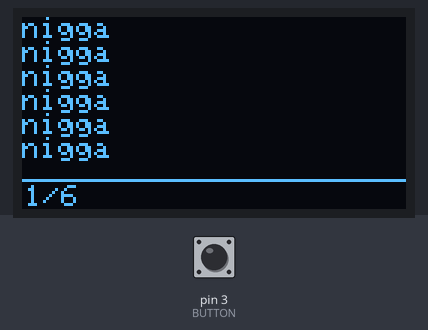
The sketch below on a simulated Arduino Uno, built with avr-gcc and run on an emulated ATmega328P. On the bench: 128×64 one-colour display. The test bench sets the inputs (shaded band); at power-on: pin 3 (BUTTON) HIGH.

Above: at 1.2 s.
1.3 s: pin 3 (BUTTON) pulled LOW for 0.15 s
At 2.1 s:
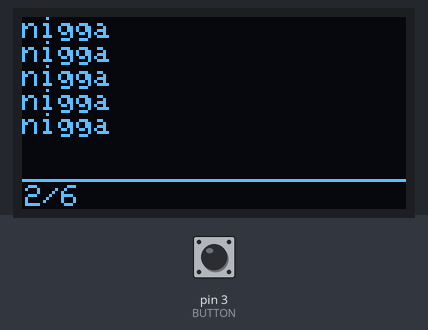
2.9 s: pin 3 (BUTTON) pulled LOW for 1 s
At 3.7 s:
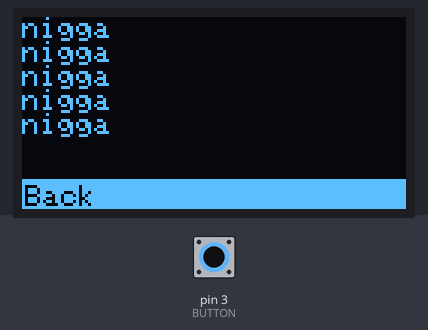
5.4 s: pin 3 (BUTTON) pulled LOW for 3.2 s
At 6.1 s:
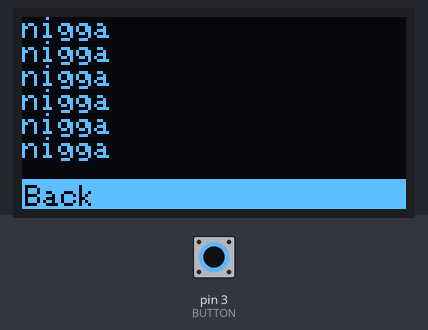
Timing chart, 0 to 8.4 s (numbered marks = the images above; inputs shaded):
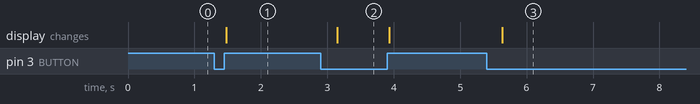

Measured:
- after the input at 1.3 s, the display: changes after 0.18 s (image 1)
- after the input at 2.9 s, the display: changes after 0.25 s (image 2)
- after the input at 5.4 s, the display: changes after 0.24 s (image 3)

The sketch:

loveletter.ino
```cpp
#include <Wire.h>
#include <Adafruit_SSD1306.h>

Adafruit_SSD1306 oled(128, 64, &Wire, -1);

const uint8_t BUTTON = 3;
bool BCURRENT = false;
bool BLAST = false;

const int lines = 6;
int index = 0;

const char message[lines][22] = {
	"nigga",
	"nigga",
	"nigga",
	"nigga",
	"nigga",
	"nigga"
};

void updateDisplay() {
	oled.clearDisplay();

	oled.setCursor(0, 0);
	int m = index+7 > lines ? lines : index+7;
	for (int i = index; i < m; i++) {
		oled.println(message[i]);
	}
	oled.drawLine(0, 54, 127, 54, 1);
	oled.setCursor(1, 56);
	oled.print(index+1); oled.print('/'); oled.println(lines);


	oled.display();
}

void setup() {
	pinMode(BUTTON, INPUT_PULLUP);

	oled.begin(SSD1306_SWITCHCAPVCC, 0x3C);
	oled.setTextColor(1);

	updateDisplay();
}

void loop() {
	BCURRENT = !digitalRead(BUTTON);

	if (BCURRENT != BLAST && BCURRENT == true) {

		long itime = millis();
		while (!digitalRead(BUTTON)) {if (millis() - itime == 200) {oled.fillRect(0, 54, 128, 10, 1); oled.setCursor(1, 56); oled.setTextColor(0); oled.print("Back"); oled.setTextColor(1); oled.display();}}
		if (millis() - itime < 200) {
			index = index != lines-1 ? index+1 : 0;
		} else {
			index = 0;

		}

		updateDisplay();

	}

	BLAST = BCURRENT;

	delay(40);
}
```
